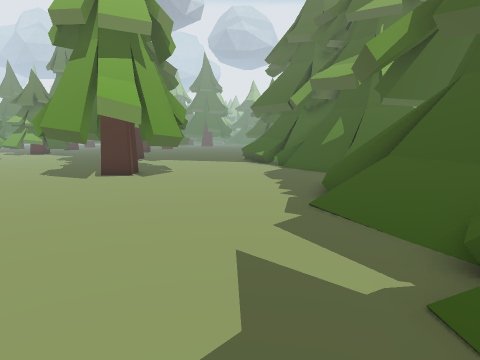
[1] (above)

24 first-person views from a walk through a scene from a Unity 3-D project. The camera is 1.5 m above the floor, tilts 8° down and sees 75° across. The floor is counted in squares, 1 m on a side. Each view is taken from the middle of a square. On the plan, view 1 faces up. The plan holds only what a view shows up to about 15 squares ahead; the rest is blank. The place goes on beyond the plan. The player is left out. Some animated figures are not drawn. Some surface patterns are stand-ins.

[2]
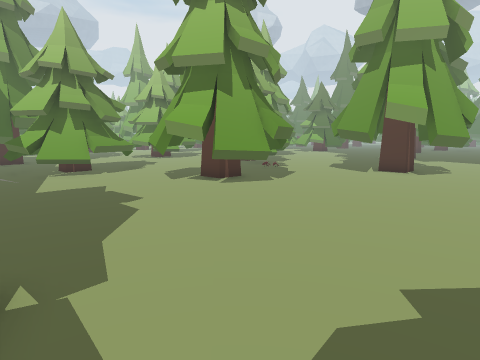

[3]
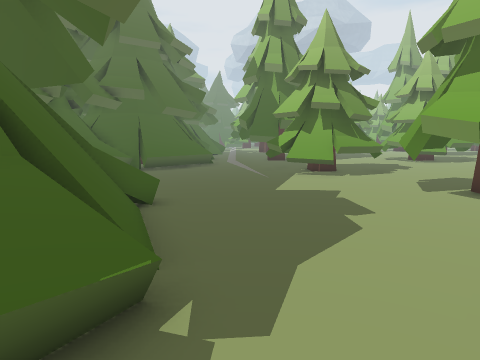

[4]
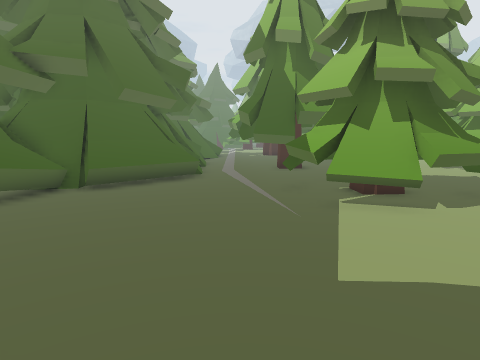

[5]
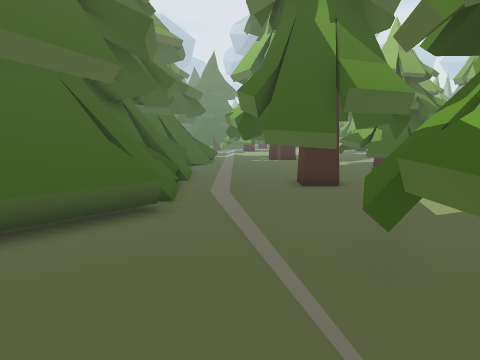

[6]
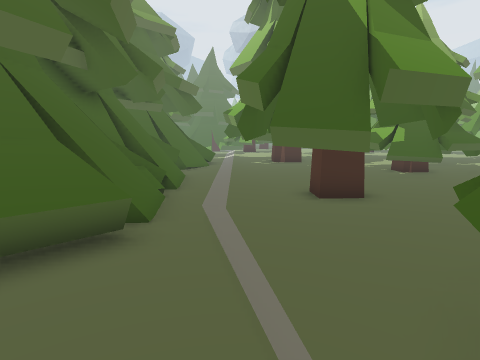

[7]
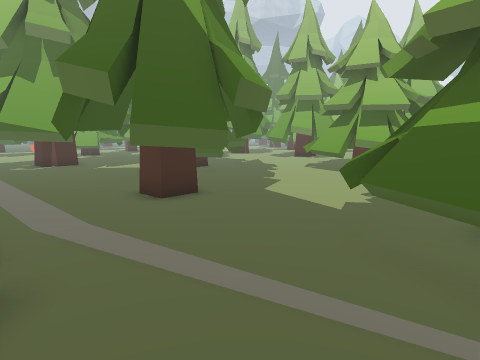

[8]
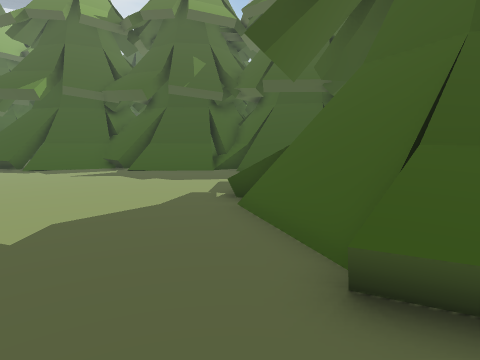

[9]
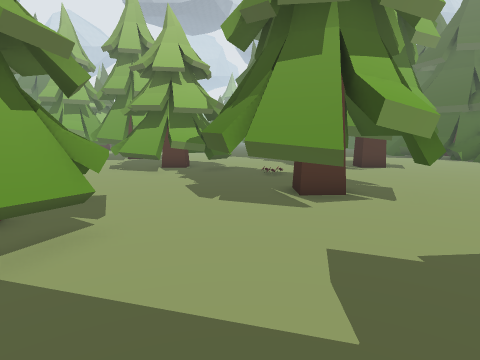

[10]
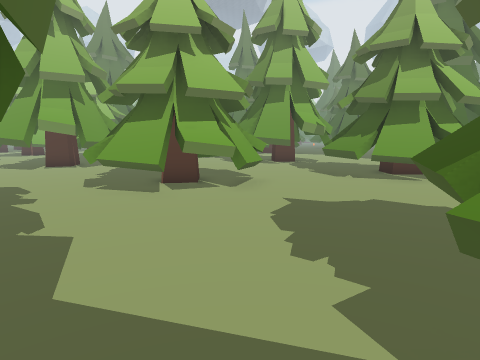

[11]
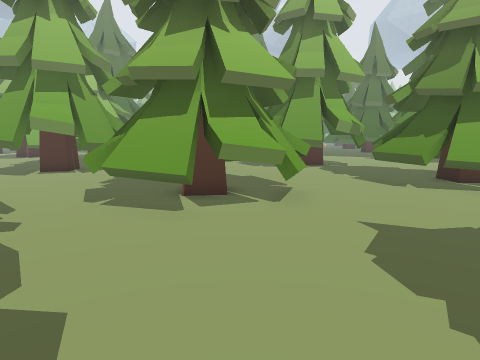

[12]
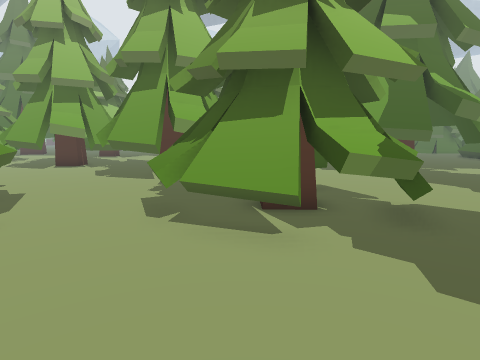

[13]
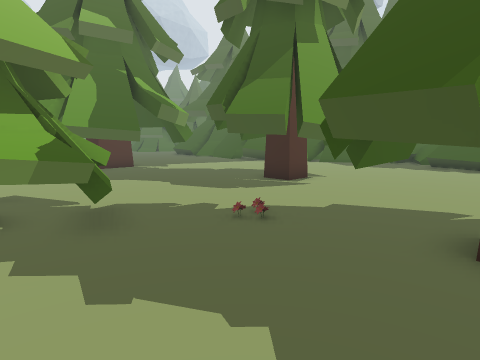

[14]
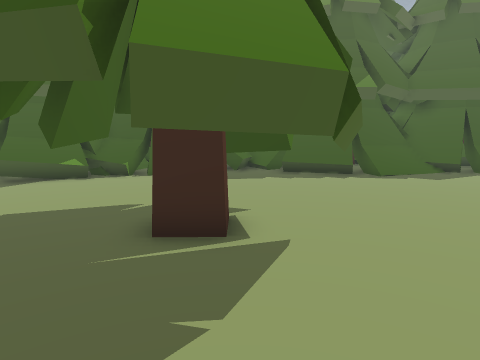

[15]
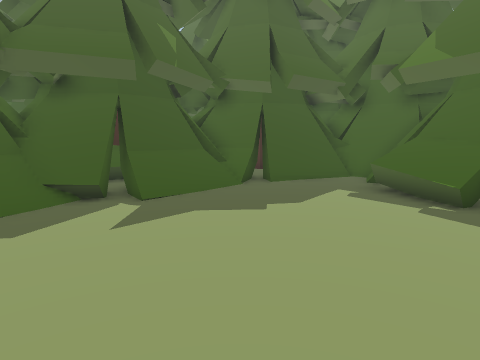

[16]
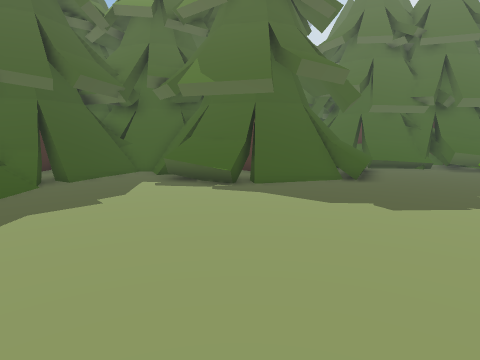

[17]
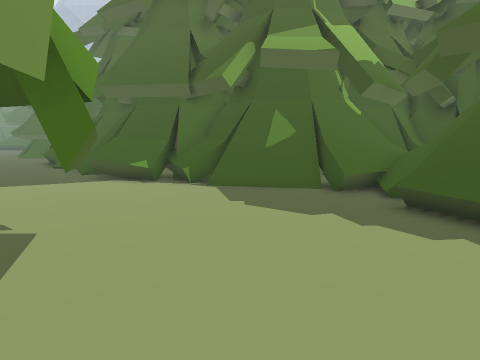

[18]
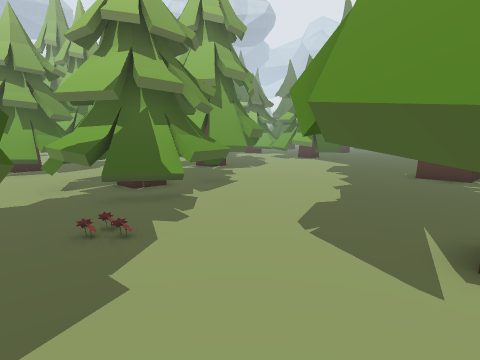

[19]
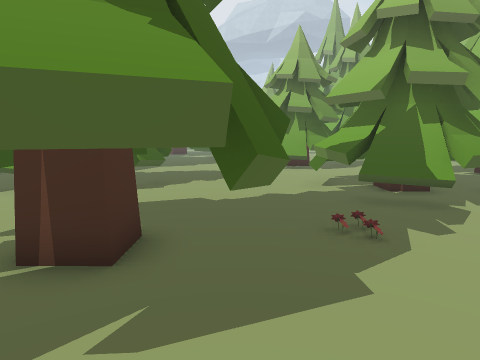

[20]
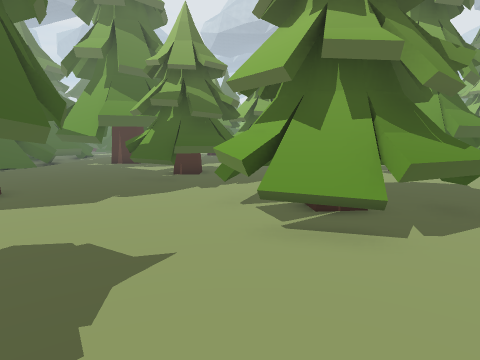

[21]
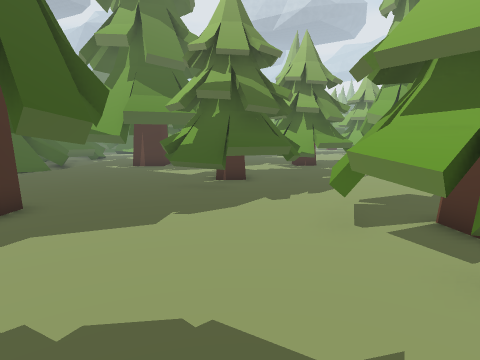

[22]
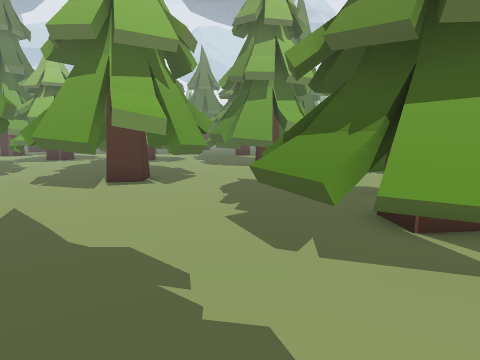

[23]
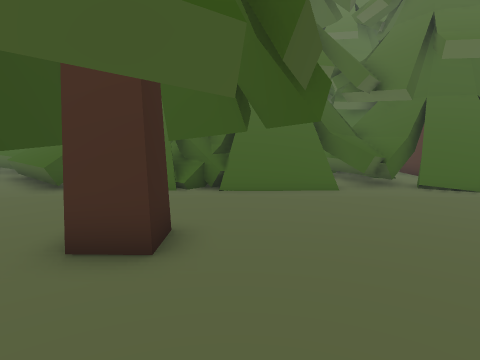

[24]
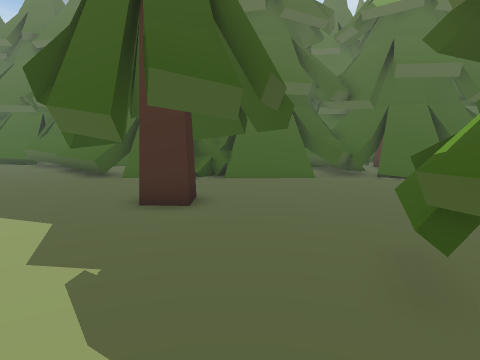

### Floor plan
Key: @ floor where view 1 was taken; # wall or solid block; x gap in a wall; . main floor; - floor 0.25 m lower than the main floor; : floor 0.5 m higher than the main floor; + floor 0.75 m higher than the main floor; * floor 1 m higher than the main floor; / step, stairs or slope; v drop or lower ground; O other object.
Columns run from 31 left of view 1 to 7 right of it. Each row starts with its distance up from view 1.
 20   ...OOOOO.OO OO ...O.....O  ..OOOOOOOO
 19   OO...O...O. OOO...OOO...O ...OOOOOOOO
 18 OOOOO......O.##OO....OOO... ....OOOOOOO
 17 O. OOO.....OOO.OO................OOOO
 16 O.#OOO......OOOO.................OOOO O
 15 OO..OO..........OOOO......OO......OOOOO
 14 -OOOO...   ....OOOOO..............OOOOO
 13 ----...OOOOO..OOO#OOO..O..#OO......OOOO
 12  ----..OOOOOO.OOOOOOO..OO.x.OO.....// O
 11 ------OOO#OOO..OOOOO....OOO.O......// O
 10 ------OOOOOO....OOO..OO..OO.......:OOOO
  9  OOOO--OOOOO..........O...........+OOO
  8  OOOO----...........OOOOO.........*OOO
  7  O#OOO----.........OO...O......../vOOO
  6  OOOO------........OOO#OOO......./ OOO
  5  OOOO-------..OOOO.OO.OOO......... OOO
  4   OO----OO---OOOOOO.OOOOO........./ OOO
  3 ------------OOO OOO...O...........OOOOO
  2 O------##--- OOOOOO..............//OOO
  1 O------##-O--OOOOO.............../ OOO
  0 -----OOO-OO---.OO..............@./ OO
 -1 ----...O.....----................/ OO O
 -2 ------------------...............O OOOO
 -3 ------OO-OOOO------...OOOOOv O..OOOOOOO
 -4 OOOOOOOOOOOOOO------..OOOOOOOvO.OOOO OO
 -5 OOOOOOOOO OOOOO------ OOOOOOOOO.OO O
 -6 OOOO  OOOO OOOO------OOOO OOOOOOOOOO
 -7 OOO OO O    OOOOOO-- OOOO    OOOOO O

Positions as (right, up) in squares from view 1, and headings:
1: (0, 0), facing up
2: (0, -2), facing up-left
3: (-1, -1), facing left
4: (-7, -1), facing left
5: (-13, -1), facing left
6: (-15, -1), facing left
7: (-16, -3), facing up-left
8: (-11, -2), facing right
9: (-11, -2), facing up
10: (-20, 1), facing up
11: (-21, 3), facing up
12: (-15, 6), facing up
13: (-14, 6), facing up-right
14: (-10, 12), facing right
15: (-5, 6), facing down-right
16: (-4, 8), facing down
17: (-4, 8), facing up-right
18: (-5, 8), facing up-left
19: (-5, 8), facing left
20: (-15, 9), facing left
21: (-17, 7), facing left
22: (-25, 6), facing up
23: (-25, 6), facing down
24: (-25, 9), facing down
